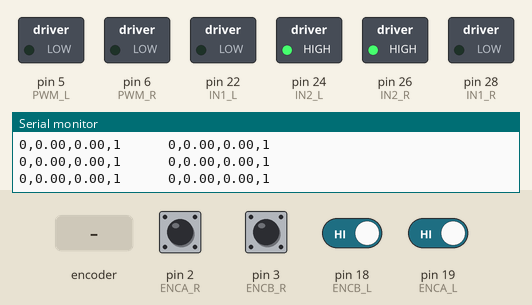
Simulated run of this sketch. Board: Arduino Mega 2560, built with avr-gcc and run on an emulated ATmega2560. On the bench: switched loads named in the sketch (green lamp = pin HIGH), the last lines printed to the serial monitor. Inputs (shaded band) come from the test bench; at power-on: pin 2 (ENCA_R), pin 3 (ENCB_R), pin 18 (ENCB_L), pin 19 (ENCA_L) HIGH.

Above: at 1.2 s.
1.3 s: rotary encoder on pin 2 (ENCA_R) / pin 3 (ENCB_R) turned 3 steps (first pin leading)
3.4 s: pin 18 (ENCB_L) driven LOW
At 4.1 s:
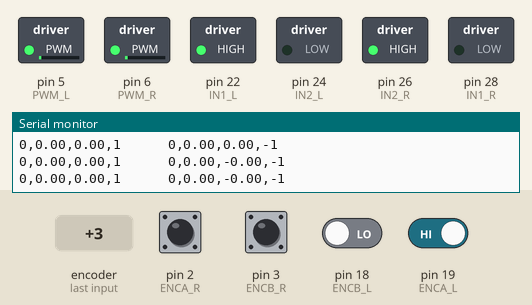
4.9 s: pin 18 (ENCB_L) driven HIGH
At 5.3 s:
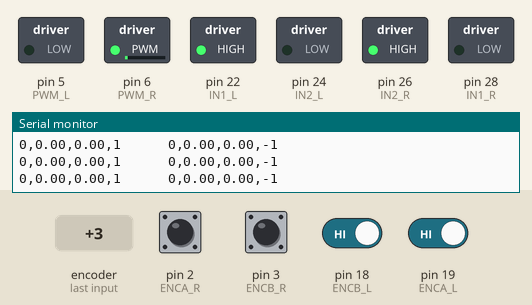
6.4 s: pin 19 (ENCA_L) driven LOW
At 7.6 s:
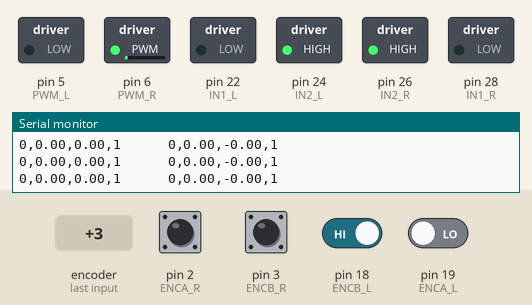
7.9 s: pin 18 (ENCB_L) driven LOW
At 8.8 s:
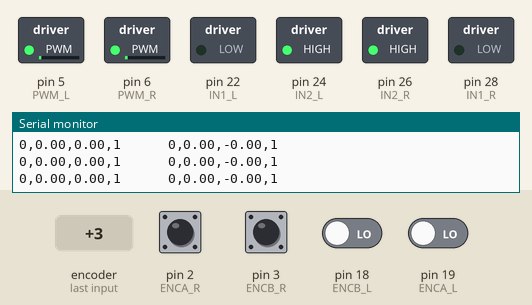
9.4 s: rotary encoder on pin 2 (ENCA_R) / pin 3 (ENCB_R) turned 1 step (first pin leading)
At 10.2 s:
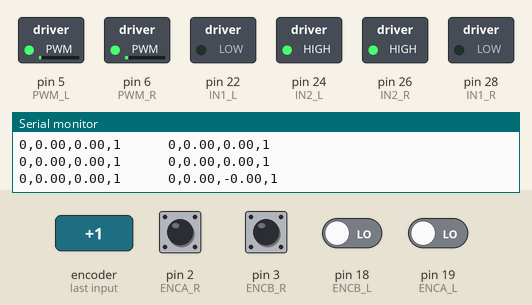
Timing chart, 0 to 12.4 s (numbered marks = the images above; inputs shaded):
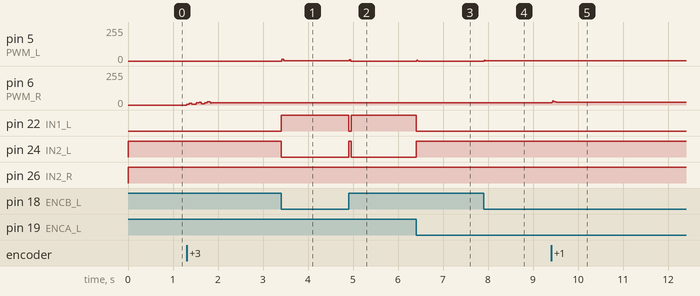

The sketch:

d07_mega_both_motor.ino
```cpp
// This alternate version of the code does not require
// atomic.h. Instead, interrupts() and noInterrupts()
// are used. Please use this code if your
// platform does not support ATOMIC_BLOCK.

// CONCLUSION
// B01 (DOUBLE - RASING (1 TIME )) -- 330 COUNT = 360 DEGREE
// B02 (DOUBLE - RASING / FAILING (2 TIME )) -- 660 COUNT = 360 DEGREE
// B03 /B05  (DOUBLE - CHANGE (4 TIME )) -- 1320 COUNT = 360 DEGREE

#include <SPI.h>
#include <SD.h>
#include <TimerOne.h>
#include <util/atomic.h>

#define ENCA_R 2 // YELLOW
#define ENCB_R 3 // GREEN
#define PWM_R 6
#define IN2_R 26 // BLACK
#define IN1_R 28 // WHITE

#define ENCA_L 19 // GREEN
#define ENCB_L 18 // YELLOW
#define PWM_L 5
#define IN2_L 24 // BLACK
#define IN1_L 22 // WHITE

// volatile int pos_i = 0; // specify posi as volatile: https://www.arduino.cc/reference/en/language/variables/variable-scope-qualifiers/volatile/
// long prevT = 0;
// float eprev = 0;
// float eintegral = 0;
// int prevPos = 0;

// globals
long prevT_R = 0;
int posPrev_R = 0;
// Use the "volatile" directive for variables
// used in an interrupt
volatile int pos_i_R = 0;
volatile float velocity_i_R = 0;
volatile long prevT_i_R = 0;

float v1Filt_R = 0;
float v1Prev_R = 0;
float vx_R[] = {0,0,0};
float vy_R[] = {0,0,0};

long prevT_L = 0;
int posPrev_L = 0;
// Use the "volatile" directive for variables
// used in an interrupt
volatile int pos_i_L = 0;
volatile float velocity_i_L = 0;
volatile long prevT_i_L = 0;

float v1Filt_L = 0;
float v1Prev_L = 0;
float vx_L[] = {0,0,0};
float vy_L[] = {0,0,0};

int k = 0;
// float v2Filt = 0;
// float v2Prev = 0;

float eintegral_R = 0;
float eintegral_L = 0;

// float printSec = 0.01;
// int secTimes = 10; // if 0.5 printSec = 2, 0.1 printSec = 10
int target = 0;

String valInString = "";
char inChar;

void setup() {
  Serial.begin(115200);
  // Serial.begin(9600);
  pinMode(ENCA_R,INPUT);
  pinMode(ENCB_R,INPUT);
  pinMode(ENCA_L,INPUT);
  pinMode(ENCB_L,INPUT);

	// unsigned long int timeInterval = (printSec * 1000000);
  // Timer1.initialize(timeInterval); // 0.5 microseconds = 0.5 second
  // Timer1.attachInterrupt(serialPrint);

  attachInterrupt(digitalPinToInterrupt(ENCA_R),readEncoderA_R, CHANGE);
  attachInterrupt(digitalPinToInterrupt(ENCB_R),readEncoderB_R, CHANGE);
	attachInterrupt(digitalPinToInterrupt(ENCA_L),readEncoderA_L, CHANGE);
  attachInterrupt(digitalPinToInterrupt(ENCB_L),readEncoderB_L, CHANGE);

  pinMode(PWM_R,OUTPUT);
  pinMode(IN1_R,OUTPUT);
  pinMode(IN2_R,OUTPUT);
	pinMode(PWM_L,OUTPUT);
  pinMode(IN1_L,OUTPUT);
  pinMode(IN2_L,OUTPUT);

  // Serial.println("target pos");

  while (!Serial) {
    // wait for serial port to connect
  }
}

void loop() {
	while (Serial.available() > 0) {
			int inputChar = Serial.read();
			if(isDigit(inputChar)){
					valInString += (char)inputChar;
					// Serial.println(valInString);

			}else if(isAlpha(inputChar)) {
					valInString = "";
					inChar = (char)inputChar;

			}else if ((char)inputChar == '\r') {
					// Serial.println(valInString);
					if(valInString != ""){
							// Serial.println(valInString.toInt());
							target = (valInString.toInt());
							valInString = "";
					}else{
							Serial.println(inChar);

							if(inChar == 'R' || inChar == 'r'){
									target = 0;
							}

							if(inChar == 'O' || inChar == 'o'){
									target = 0;
									pos_i_R = 0;
									pos_i_L = 0;
							}
					}
			}
	}


	// int pwr = 100/3.0*micros()/1.0e6;
	// int dir = 1;
	// setMotor(dir, pwr, PWM, IN1, IN2);

	// set target position
	// target = 1200;
	// int target = 250*sin(prevT/1e6);

    // read the position in an atomic block
  // to avoid potential misreads
  int pos_R = 0;
	int pos_L = 0;
  // float velocity2 = 0;
  ATOMIC_BLOCK(ATOMIC_RESTORESTATE){
    pos_R = pos_i_R;
		pos_L = pos_i_L;
    // velocity2 = velocity_i;
  }

	// Compute velocity with method 1
  long currT_R = micros();
  float deltaT_R = ((float) (currT_R-prevT_R))/1.0e6;
  float velocity1_R = (pos_R - posPrev_R)/deltaT_R;
  posPrev_R = pos_R;
  prevT_R = currT_R;

	long currT_L = micros();
  float deltaT_L = ((float) (currT_L-prevT_L))/1.0e6;
  float velocity1_L = (pos_L - posPrev_L)/deltaT_L;
  posPrev_L = pos_L;
  prevT_L = currT_L;

	// Convert count/s to RPM
  // float v1 = velocity1/1320*60.0; // 180 = (1 motor shaft rotation / 6) x (1 output shaft rotation / 30)
  vx_R[0] = velocity1_R/1320*60.0;
	vx_L[0] = velocity1_L/1320*60.0;
  // float v2 = velocity2/1320*60.0;

  // float v1 = 333;
  // float v2 = 333;

  // Low-pass filter (25 Hz cutoff)
  //  v1Filt = 0.854*v1Filt + 0.0728*v1 + 0.0728*v1Prev;
  // Low-pass filter (30 Hz cutoff)
  // v1Filt = 0.5218*v1Filt + 0.2390*v1 + 0.2390*v1Prev;
  // v1Prev = v1;
  // v2Filt = 0.854*v2Filt + 0.0728*v2 + 0.0728*v2Prev;
  // v2Prev = v2;

  // Compute the filtered signal
  // (second order Butterworth example)
  float vb_R[] = {0.007777, 0.01555399, 0.007777};
  float va_R[] = {1.73550016, -0.76660814};

  vy_R[0] = va_R[0]*vy_R[1] + va_R[1]*vy_R[2] +
               vb_R[0]*vx_R[0] + vb_R[1]*vx_R[1] + vb_R[2]*vx_R[2];

  v1Filt_R = vy_R[0];

	float vb_L[] = {0.007777, 0.01555399, 0.007777};
  float va_L[] = {1.73550016, -0.76660814};

  vy_L[0] = va_L[0]*vy_L[1] + va_L[1]*vy_L[2] +
               vb_L[0]*vx_L[0] + vb_L[1]*vx_L[1] + vb_L[2]*vx_L[2];

  v1Filt_L = vy_L[0];

	// Serial.print(v1);
	// Serial.print(",");
	// Serial.print(v1Filt);
	// Serial.println("");
	// delay(1);

	// Set a target
	// float vt = 100*(sin(currT/1e6)>0);
	// float vt = 100;
	float vt = target;

	// Compute the control signal u
	float kp = 5; // if the distance of the current and target is bigger, than add kp to increase the voltage
	float ki = 30;
	float e_R = vt-v1Filt_R;
	eintegral_R = eintegral_R + e_R*deltaT_R;

	float u_R = kp*e_R + ki*eintegral_R;

	float e_L = vt-v1Filt_L;
	eintegral_L = eintegral_L + e_L*deltaT_L;

	float u_L = kp*e_L + ki*eintegral_L;

	//Set the motor speed and direction
	int dir_R = 1;
	int dir_L = 1;

	if (u_R<0){
		dir_R = -1;
	}

	if (u_L<0){
		dir_L = -1;
	}

	int pwr_R = (int) fabs(u_R);
	if(pwr_R > 255){
		pwr_R = 255;
	}

	int pwr_L = (int) fabs(u_L);
	if(pwr_L > 255){
		pwr_L = 255;
	}

	setMotor(dir_R,pwr_R,PWM_R,IN1_R,IN2_R);
	setMotor(dir_L,pwr_L,PWM_L,IN1_L,IN2_L);

  delay(1); // Wait 1ms
  for(int i = 1; i >= 0; i--){
    vx_R[i+1] = vx_R[i]; // store xi
    vy_R[i+1] = vy_R[i]; // store yi

		vx_L[i+1] = vx_L[i]; // store xi
    vy_L[i+1] = vy_L[i]; // store yi
  }

  if(k % 3 ==0){
    Serial.print(target);
    Serial.print(",");
    // Serial.print(v1);
    Serial.print(vx_R[0]);
    Serial.print(",");
    Serial.print(v1Filt_R);
    Serial.print(",");
    // Serial.print(v1t);
    // Serial.print(",");
    Serial.print(dir_R);
    Serial.print("      ");

		Serial.print(target);
    Serial.print(",");
    // Serial.print(v1);
    Serial.print(vx_L[0]);
    Serial.print(",");
    Serial.print(v1Filt_L);
    Serial.print(",");
    // Serial.print(v1t);
    // Serial.print(",");
    Serial.print(dir_L);
    Serial.println();
  }

  k = k+1;
}

void serialPrint(){
	// Serial.print(" - ");
	// Serial.print(target);
	// Serial.print(",");
	// Serial.print(posi);
	// Serial.println();
}


void setMotor(int dir, int pwmVal, int pwm, int in1, int in2){
  analogWrite(pwm,pwmVal);
  if(dir == -1){
    digitalWrite(in1,HIGH);
    digitalWrite(in2,LOW);
  }
  else if(dir == 1){
    digitalWrite(in1,LOW);
    digitalWrite(in2,HIGH);
  }
  else{
    digitalWrite(in1,LOW);
    digitalWrite(in2,LOW);
  }
}

void readEncoderA_R(){
	int a_R = digitalRead(ENCA_R);
  int b_R = digitalRead(ENCB_R);

  if(a_R == 0){
    if(b_R == 0){
			pos_i_R++;
		}else{
			pos_i_R--;
		}
  }
  else{
    if(b_R == 0){
			pos_i_R--;
		}else{
			pos_i_R++;
		}
  }
}

void readEncoderB_R(){
  int a_R = digitalRead(ENCA_R);
	int b_R = digitalRead(ENCB_R);

  if(b_R == 0){
    if(a_R == 0){
			pos_i_R--;
		}else{
			pos_i_R++;
		}
  }
  else{
    if(a_R == 0){
			pos_i_R++;
		}else{
			pos_i_R--;
		}
  }
}

void readEncoderA_L(){
	int a_L = digitalRead(ENCA_L);
  int b_L = digitalRead(ENCB_L);

  if(a_L == 0){
    if(b_L == 0){
			pos_i_L++;
		}else{
			pos_i_L--;
		}
  }
  else{
    if(b_L == 0){
			pos_i_L--;
		}else{
			pos_i_L++;
		}
  }
}

void readEncoderB_L(){
  int a_L = digitalRead(ENCA_L);
	int b_L = digitalRead(ENCB_L);

  if(b_L == 0){
    if(a_L == 0){
			pos_i_L--;
		}else{
			pos_i_L++;
		}
  }
  else{
    if(a_L == 0){
			pos_i_L++;
		}else{
			pos_i_L--;
		}
  }
}
```

Measured:
- after the input at 3.4 s, pin 5 (PWM_L): 0/255 → 1/255 at once; pin 22 (IN1_L): LOW → HIGH at once; pin 24 (IN2_L): HIGH → LOW at once
- after the input at 4.9 s, pin 5 (PWM_L): 1/255 → 0/255 at once; pin 22 (IN1_L): HIGH → LOW at once, → HIGH 0.05 s later; pin 24 (IN2_L): LOW → HIGH at once, → LOW 0.05 s later
- after the input at 6.4 s, pin 5 (PWM_L): 0/255 → 5/255 at once, → 1/255 0.03 s later, → 0/255 0.01 s later; pin 22 (IN1_L): HIGH → LOW at once; pin 24 (IN2_L): LOW → HIGH at once
- after the input at 7.9 s, pin 5 (PWM_L): 0/255 → 1/255 at once
- after the input at 9.4 s, pin 6 (PWM_R): 16/255 → 21/255 at once
